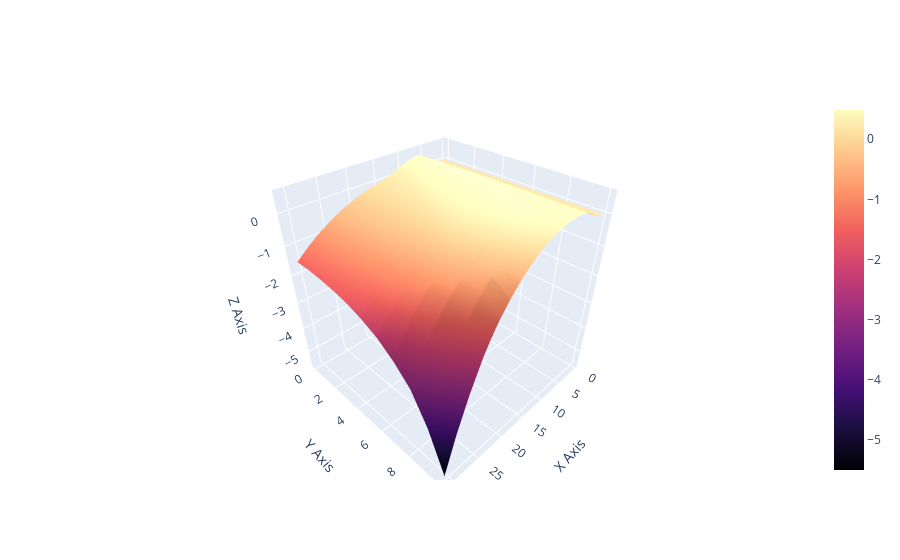

Write notebook code for a chart like this one.
### Code cell
import plotly.graph_objects as go
import numpy as np
import pandas as pd

# Assuming df is already loaded as a pandas DataFrame
X = df.iloc[:, 0].values
Y = np.arange(len(df.columns)-1)
X, Y = np.meshgrid(X, Y)

Z = np.array(df.iloc[:, 1:]).T

# Create the plot
fig = go.Figure(data=[go.Surface(z=Z, x=X, y=Y, colorscale='magma')])

# Customize layout
fig.update_layout(
    scene = {
        'xaxis_title': 'X Axis',
        'yaxis_title': 'Y Axis',
        'zaxis_title': 'Z Axis',
        #'zaxis': dict(range=[-2.01, 0.5])
    },
    coloraxis_colorbar=dict(
        title="Color Scale"
    ),
)

# Show the plot
fig.show()

### Figure 1 — Plotly figure (JSON) as saved in the notebook; plotly's stock layout.template omitted (floating-point values rounded to 4 significant figures; data arrays with more than 128 entries replaced by an {"elided": "..."} marker saying what was removed)
{"data": [{"colorscale": [[0, "#000004"], [0.1111, "#180f3d"], [0.2222, "#440f76"], [0.3333, "#721f81"], [0.4444, "#9e2f7f"], [0.5556, "#cd4071"], [0.6667, "#f1605d"], [0.7778, "#fd9668"], [0.8889, "#feca8d"], [1, "#fcfdbf"]], "type": "surface", "x": {"elided": "11x196 float values"}, "y": {"elided": "11x196 int values"}, "z": {"elided": "11x196 float values"}}], "layout": {"coloraxis": {"colorbar": {"title": {"text": "Color Scale"}}}, "scene": {"xaxis": {"title": {"text": "X Axis"}}, "yaxis": {"title": {"text": "Y Axis"}}, "zaxis": {"title": {"text": "Z Axis"}}}}}
